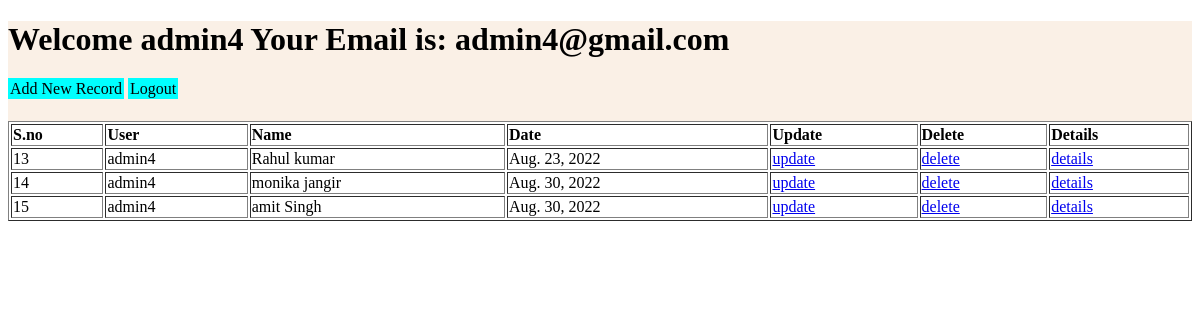
The app's page /emp/ (signed in) with its own data.
### myApp/models.py (models this page shows)
class MyApp(models.Model):
    firstname = models.CharField(max_length=255)
    lastname = models.CharField(max_length=255)
    age = models.IntegerField(default=18,null=True,blank=True)
    qualification = models.CharField(max_length=255,default='abc')
    city = models.CharField(max_length=255,blank=True,null=True)
    college = models.CharField(max_length=255,blank=True,null=True)
    user = models.ForeignKey(User, on_delete=models.SET_NULL, null=True, blank=True)
    date = models.DateTimeField(auto_now_add=True, blank=True, null=True)

### myApp/views.py (the view, shortened to what this page needs)
# urls.py: path('emp/', views.emp, name='emp'),
def emp(request):
  if request.method == 'GET':
    if request.user.is_superuser:
      myapps = MyApp.objects.all()
      user_list = User.objects.filter(is_superuser=False)
      template = loader.get_template('emp.html')
      context = {
          'myapps':myapps,
          'user_list':user_list,
      }
      return HttpResponse(template.render(context, request))
    else:
      myapps = MyApp.objects.filter(user=request.user)
      template = loader.get_template('emp.html')
      context = {
          'myapps':myapps,
      }
      return HttpResponse(template.render(context, request))

### myApp/templates/emp.html (shortened to what this page needs)
<!DOCTYPE html>
<html lang="en">
<head>
</head>
<body>
    <div class="top_part">
        <h1>
            Welcome {{user.username}}
            Your Email is: {{user.email}}
        </h1>
        <div class="left">
            {% if not user.is_superuser %}
            <a href="/add/">Add New Record</a>
            {% endif %}
            <a href="/logout/">Logout</a>
        </div>
    </div>
    <table border="1" width="100%">
    <tr style="text-align:left;">
        <th>S.no</th>
        <th>User</th>
        <th>Name</th>
        <th>Date</th>
        <th>Update</th>
        <th>Delete</th>
        <th>Details</th>
    </tr>
    {% for i in myapps %}
    <tr>
    <td>{{ i.id }}</td>
    <td>{{ i.user }}</td>
    <td>{{ i.firstname }} {{ i.lastname }}</td>
    <td>{{ i.date.date }}</td>
    <td><a href="/update/{{ i.id }}">update</a></td>
    <td><a href="/delete/{{ i.id }}">delete</a></td>
    <td><a href="/details/{{ i.id }}">details</a></td>
    </tr>
    {% endfor %}
    </table>
</body>
</html>

### myApp/templates/emp.html (style rules this page uses)
.top_part { background-color: linen; height: 100px; }
.top_part .left a { background-color:aqua; color: black; text-decoration: none; padding: 2px; }
.left { float: left; }

### records on screen
MyApp: id "13", user "admin4", firstname "Rahul", lastname "kumar", date "Aug. 23, 2022"
MyApp: id "14", user "admin4", firstname "monika", lastname "jangir", date "Aug. 30, 2022"
MyApp: id "15", user "admin4", firstname "amit", lastname "Singh", date "Aug. 30, 2022"

### other values on screen
{{ user.username }} "admin4"
{{ user.email }} "admin4@gmail.com"
